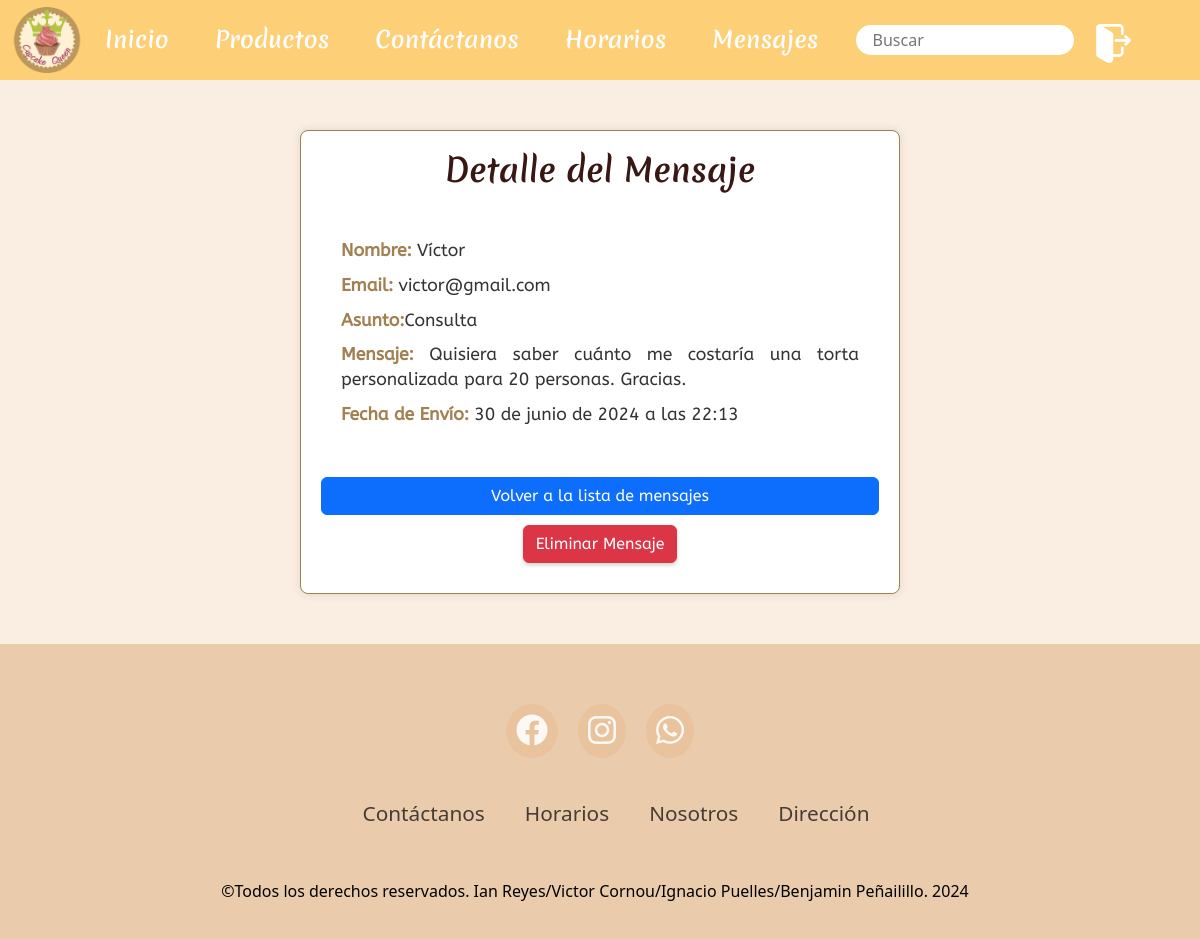
Page /mensajes/9/ (signed in) on the committed database.
### pagina/models.py (models this page shows, shortened)
class Contacto(models.Model):
    nombre = models.CharField(max_length=50)
    email = models.EmailField(max_length=320)
    asunto = models.CharField(max_length=60)
    mensaje = models.TextField(max_length=1500)
    fecha_envio = models.DateTimeField(auto_now_add=True)
    class Meta:
        verbose_name = 'Mensaje de Contacto'
        verbose_name_plural = 'Mensajes de Contacto'

### pagina/views.py (the view)
# urls.py: path('mensajes/<int:mensaje_id>/', views.mensaje_detalle, name='mensaje_detalle'),
@user_passes_test(superuser_required)
def mensaje_detalle(request, mensaje_id):
    mensaje = get_object_or_404(Contacto, id=mensaje_id)
    context = {
        'mensaje': mensaje
    }
    return render(request, 'mensaje_detalle.html', context)

### pagina/views.py (called while the page is built)
def superuser_required(user):
    return user.is_superuser

### pagina/templates/mensaje_detalle.html (shortened to what this page needs)
{% extends "base.html" %}
{% block content %}
<div class="container-message">
    <h2 style="text-align: center;">Detalle del Mensaje</h2>
    <div class="message-detail">
        <p><strong>Nombre:</strong> {{ mensaje.nombre }}</p>
        <p><strong>Email:</strong> {{ mensaje.email }}</p>
        <p><strong>Asunto:</strong><span class="message-content">{{ mensaje.asunto }}</span></p>
        <p><strong>Mensaje:</strong> <span class="message-content">{{ mensaje.mensaje }}</span></p>
        <p><strong>Fecha de Envío:</strong> {{ mensaje.fecha_envio }}</p>
    </div>
    <div class="actions">
        <a href="{% url 'mensajes' %}" class="btn btn-primary">Volver a la lista de mensajes</a>
        <form method="post" action="{% url 'eliminar_mensaje' mensaje.id %}" class="delete-form" onsubmit="return confirm('¿Estás seguro de que deseas eliminar este mensaje?');">
            <button type="submit" class="btn btn-danger">Eliminar Mensaje</button>
        </form>
    </div>
</div>
{% endblock %}

### static/css/style.css (style rules this page uses)
button { background-color: #47a486; border: 0; border-radius: 5px; box-shadow: 0 2px 4px rgba(0, 0, 0, 0.2); color: white; font-size: 14px; padding: 10px 25px; }
.fondo-index { background-color: #faeee3; background-blend-mode: lighten; height: 100%; width: 100%; z-index: -5; position: relative; }
* { padding: 0; margin: 0; box-sizing: border-box; }
body { display: flex; flex-direction: column; min-height: 100vh; }
.container-message { max-width: 600px; margin: 50px auto; padding: 20px; border: 1px solid #a18052; border-radius: 8px; background-color: #fff; box-shadow: 0 0 10px rgba(0, 0, 0, 0.1); font-family: AbeeZee, sans-serif; overflow: hidden; }
.container-message h2 { font-size: 2em; margin-bottom: 20px; color: #381715; text-align: center; font-family: 'Merienda', cursive; font-size: 32px; }
.message-detail { padding: 20px; }
.message-detail p { font-size: 1.1em; margin: 10px 0; line-height: 1.4; color: #333; text-align: justify; }
.message-detail p strong { color: #a18052; }
.message-content { word-wrap: break-word; white-space: pre-wrap; }
.actions { display: flex; flex-direction: column; align-items: center; margin-top: 20px; }
.actions a, .actions form { width: 100%; text-align: center; margin-bottom: 10px; }
.delete-form { display: inline-block; }
.btn-danger { background-color: #dc3545; color: #fff; border: none; padding: 10px 20px; font-size: 1em; cursor: pointer; border-radius: 4px; }
.btn-primary { background-color: #007bff; color: #fff; border: none; padding: 10px 20px; font-size: 1em; cursor: pointer; border-radius: 4px; }

### rows in the picture
Contacto: nombre "Víctor", email "victor@gmail.com", asunto "Consulta", mensaje "Quisiera saber cuánto me costaría una torta personalizada para 20 personas. Gracias.", fecha_envio "30 de junio de 2024 a las 22:13"
